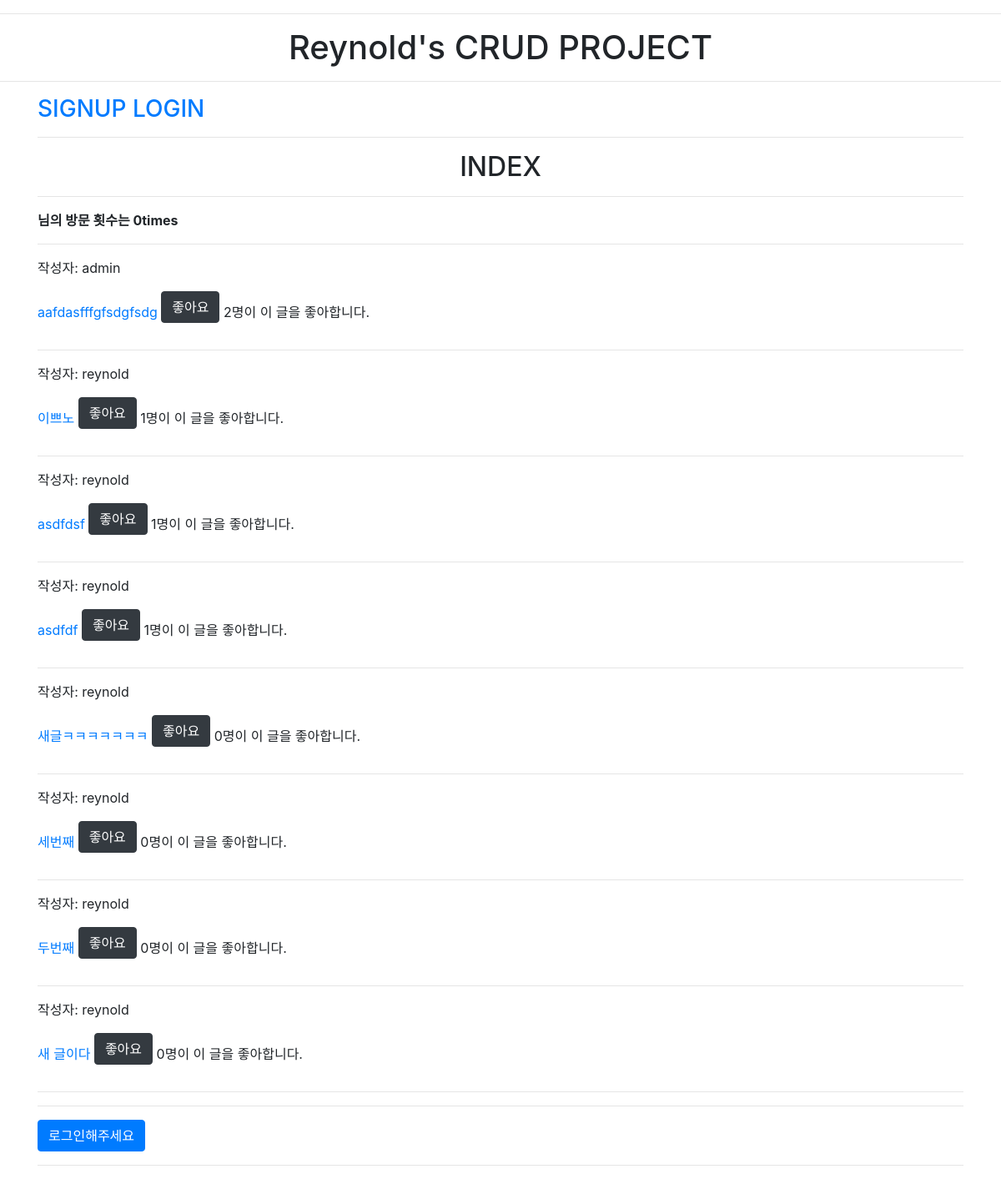
The app's page /articles/ with its own data.
### articles/models.py (models this page shows)
class Article(models.Model):
    title = models.CharField(max_length=50)
    content = models.TextField()
    created_at = models.DateTimeField(auto_now_add=True)
    updated_at = models.DateTimeField(auto_now=True)
    user = models.ForeignKey(settings.AUTH_USER_MODEL, on_delete=models.CASCADE)
    like_users = models.ManyToManyField(settings.AUTH_USER_MODEL, related_name="like_articles", blank=True)
    class Meta:
        ordering = ('-pk', )

### articles/views.py (the view)
# urls.py: path('', views.index, name='index'),
def index(request):
    visits_num = request.session.get('visits_num', 0)
    request.session['visits_num'] = visits_num + 1
    request.session.modified = True
    articles = Article.objects.all()
    context = {
        'articles': articles,
        'visits_num': visits_num,
    }
    return render(request, 'articles/index.html', context)

### articles/templates/articles/index.html
{% extends 'base.html' %}
{% block body %}
    <h2 class="text-center">INDEX</h2>
    <hr>
    <p><b>{{ request.user.username }}님의 방문 횟수는 {{ visits_num }}{% if visits_num == 1 %}time{% else %}times{% endif %}</b></p>
    <hr>
    {% for article in articles %}
        <p>작성자: {{ article.user }}</p>
        <a href="{% url 'articles:detail' article.pk %}">{{ article.title }}</a>
        <a href="{% url 'articles:like' article.pk %}">
            {% if user in article.like_users.all %}
                <p class='btn btn-danger'>좋아요</p>
            {% else %}
                <p class='btn btn-dark'>좋아요</p>
            {% endif %}
        </a>
        {{ article.like_users.all|length }}명이 이 글을 좋아합니다. <br>
        <hr>
    {% endfor %}
    <hr>
    {% if user.is_authenticated %}
        <a href="{% url 'articles:create' %}" class="btn btn-primary">글 작성</a>
    {% else %}
        <a href="{% url 'accounts:login' %}" class="btn btn-primary">로그인해주세요</a>
    {% endif %}
    <hr>
{% endblock %}

### crud/templates/base.html (shortened to what this page needs)
<!DOCTYPE html>
<html lang="en">
<head>
    <link rel="stylesheet" href="https://stackpath.bootstrapcdn.com/bootstrap/4.3.1/css/bootstrap.min.css">
</head>
<body>
    <hr>
    <h1 class="text-center">Reynold's CRUD PROJECT</h1>
    <hr>
    <div class="container">
        <h3>
            {% if user.is_authenticated %}
                Hello, {{ user.username }} |
                <a href="{% url 'accounts:logout' %}">LOGOUT</a> |
                <form action="{% url 'accounts:delete' %}" method="POST">
                    {% csrf_token %}
                    <input type="submit" value="회원탈퇴" class="btn btn-danger">
                </form>
            {% else %}
                <a href="{% url 'accounts:signup' %}">SIGNUP</a>
                <a href="{% url 'accounts:login' %}">LOGIN</a>
            {% endif %}
            <hr>
            {% block body %}
            {% endblock %}
        </h3>
    </div>
</body>
</html>

### records on screen
Article: user "admin", title "aafdasfffgfsdgfsdg", shows "좋아요", like_users.all|length "2"
Article: user "reynold", title "이쁘노", shows "좋아요", like_users.all|length "1"
Article: user "reynold", title "asdfdsf", shows "좋아요", like_users.all|length "1"
Article: user "reynold", title "asdfdf", shows "좋아요", like_users.all|length "1"
Article: user "reynold", title "새글ㅋㅋㅋㅋㅋㅋㅋ", shows "좋아요", like_users.all|length "0"
Article: user "reynold", title "세번째", shows "좋아요", like_users.all|length "0"
Article: user "reynold", title "두번째", shows "좋아요", like_users.all|length "0"
Article: user "reynold", title "새 글이다", shows "좋아요", like_users.all|length "0"

### other values on screen
{{ visits_num }} "0"
